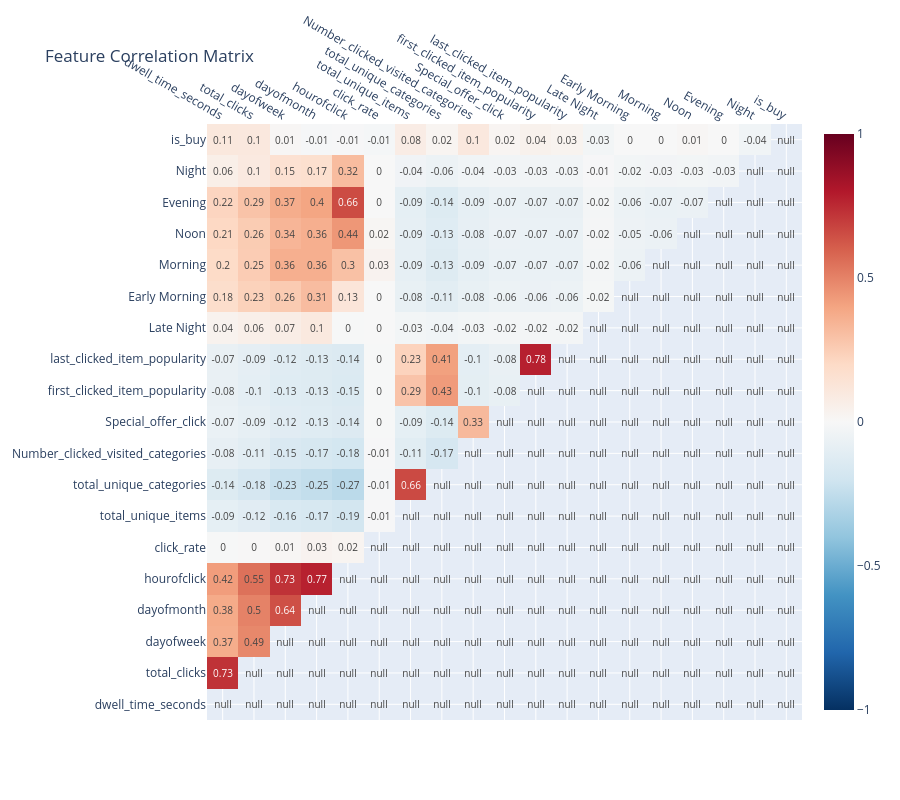

The cell this chart's notebook holds for it:
### Markdown cell above
### Correlation analysis

### Code cell
# Correlation analysis
correlation_matrix = modeling_data.corr()
mask = np.triu(np.ones_like(correlation_matrix, dtype=bool))
df_mask = correlation_matrix.mask(mask)

# Get all possible correlation pairs
x_vals = []
y_vals = []
z_vals = []

for i, col in enumerate(correlation_matrix.columns):
    for j, row in enumerate(correlation_matrix.index):
        if i > j:  # Skip upper triangle
            z_vals.append(correlation_matrix.iloc[j, i])
            y_vals.append(row)
            x_vals.append(col)

fig = go.Figure(data=go.Heatmap(
    z=df_mask.values,
    x=df_mask.columns,
    y=df_mask.index,
    colorscale='RdBu_r',
    zmin=-1,
    zmax=1,
    text=df_mask.round(2),
    texttemplate="%{text}",
    textfont={"size": 10},
))

fig.update_layout(
    title="Feature Correlation Matrix",
    height=800,
    width=900,
    xaxis={'side': 'top'}
)
fig.show()

### Figure 1 — Plotly figure (JSON) as saved in the notebook; plotly's stock layout.template omitted (floating-point values rounded to 4 significant figures; data arrays with more than 128 entries replaced by an {"elided": "..."} marker saying what was removed)
{"data": [{"colorscale": [[0, "rgb(5,48,97)"], [0.1, "rgb(33,102,172)"], [0.2, "rgb(67,147,195)"], [0.3, "rgb(146,197,222)"], [0.4, "rgb(209,229,240)"], [0.5, "rgb(247,247,247)"], [0.6, "rgb(253,219,199)"], [0.7, "rgb(244,165,130)"], [0.8, "rgb(214,96,77)"], [0.9, "rgb(178,24,43)"], [1, "rgb(103,0,31)"]], "text": {"elided": "19x19 float values"}, "textfont": {"size": 10}, "texttemplate": "%{text}", "type": "heatmap", "x": ["dwell_time_seconds", "total_clicks", "dayofweek", "dayofmonth", "hourofclick", "click_rate", "total_unique_items", "total_unique_categories", "Number_clicked_visited_categories", "Special_offer_click", "first_clicked_item_popularity", "last_clicked_item_popularity", "Late Night", "Early Morning", "Morning", "Noon", "Evening", "Night", "is_buy"], "y": ["dwell_time_seconds", "total_clicks", "dayofweek", "dayofmonth", "hourofclick", "click_rate", "total_unique_items", "total_unique_categories", "Number_clicked_visited_categories", "Special_offer_click", "first_clicked_item_popularity", "last_clicked_item_popularity", "Late Night", "Early Morning", "Morning", "Noon", "Evening", "Night", "is_buy"], "z": {"elided": "19x19 float values"}, "zmax": 1, "zmin": -1}], "layout": {"height": 800, "title": {"text": "Feature Correlation Matrix"}, "width": 900, "xaxis": {"side": "top"}}}
